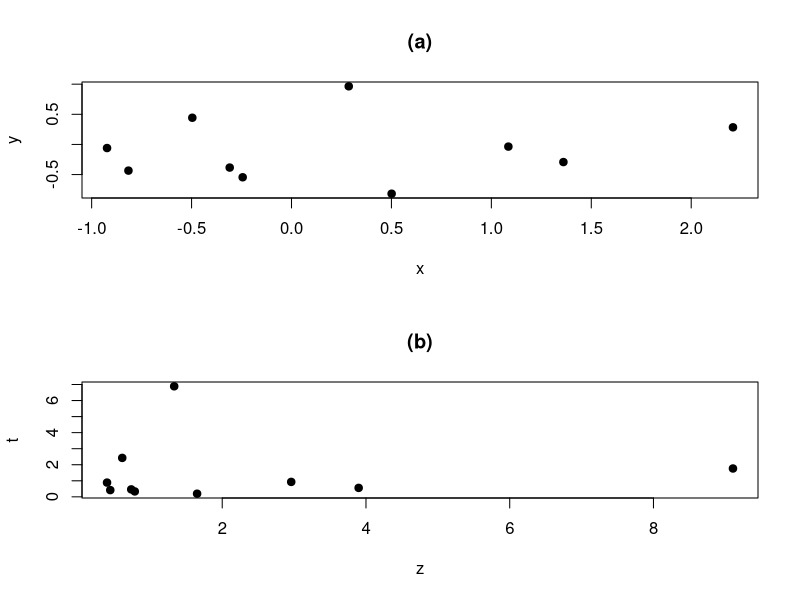
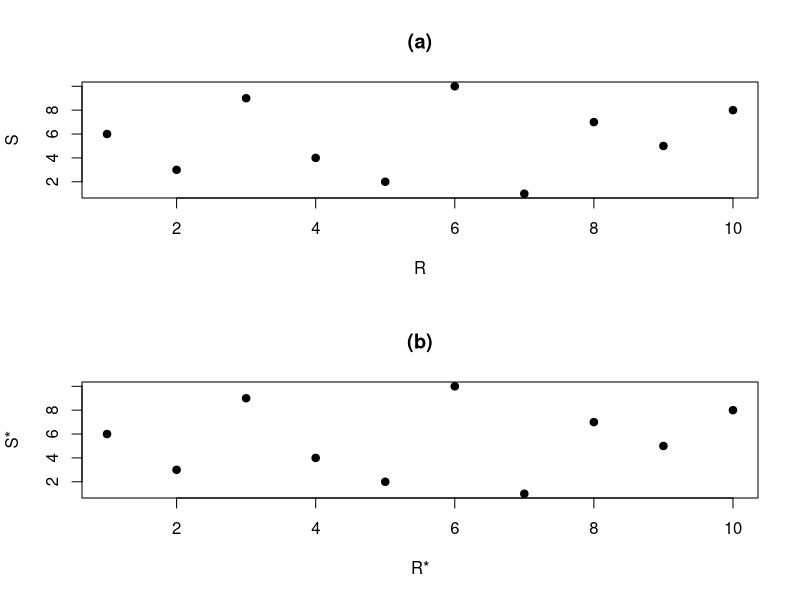

The R script that drew these images, in order:

# Exemplo 1 Capitulo Copulas ----------------------------------------------
library(xtable)

x <- rnorm(10)
y <- rnorm(10)

z <- exp(x)
t <- exp(2*y)

mean(x)
mean(y)
cov(x, y)
cor(x, y)
var(x)
var(y)
jpeg("figcopexe1.jpeg", width = 830, height = 830)
op <- par(mfrow = c(2,1))
plot(x,y, pch = 19, main = "(a)")
plot(z,t, pch = 19, main = "(b)")
par(op)
dev.off()

#i <- seq_along(x)
tab1.df <- rbind(x, y, z, t)
row.names(tab1.df) <- c("X", "Y", "Z", "T")
tab1 <- xtable(tab1.df, caption = "Dados do exemplo \\ref{exe:copexe1}.",
                digits = 2,
                label = "tab:copexe1",
                auto = TRUE)
print.xtable(tab1, 
             file = "tabcopexe1.tex",
             caption.placement = "top",
             table.placement = "ht")

tab2.df <- rbind(rank(x), rank(y))
tab3.df <- rbind(rank(z), rank(t))
all.equal(tab2.df, tab3.df)
row.names(tab2.df) <- c("R", "S")
tab2 <- xtable(tab2.df, caption = "Postos das observações de X e Y do exemplo \\ref{exe:copexe1}.",
               digits = 2,
               label = "tab:copexe2",
               auto = TRUE)
print.xtable(tab2, 
             file = "tabcopexe2.tex",
             caption.placement = "top",
             table.placement = "ht")
jpeg("figcopexe2.jpeg", width = 830, height = 830)
op <- par(mfrow = c(2,1))
plot(rank(x), rank(y), pch = 19, main = "(a)", xlab = "R", ylab = "S")
plot(rank(z), rank(t), pch = 19, main = "(b)", xlab = "R*", ylab = "S*")
par(op)
dev.off()
